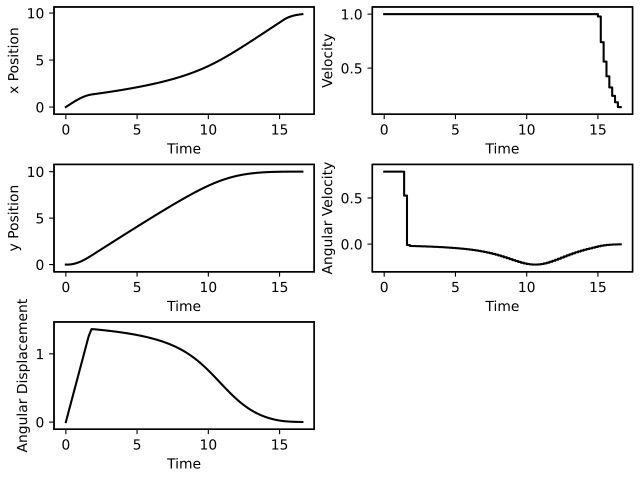

Here is the Python script that generated this plot:
from time import time
import casadi as ca
import numpy as np
from casadi import *
from casadi import sin, cos, pi
import matplotlib.pyplot as plt
from simulation_code import simulate
import mpctools as mpc
from mpctools.tools import DiscreteSimulator
import pandas as pd


def DM2Arr(dm):
    return np.array(dm.full())

#Numerical time shift function
def shift_timestep(step_horizon, t0, state_init, u, f):
    f_value = f(state_init, u[:, 0])
    next_state = ca.DM.full(state_init + (step_horizon * f_value))

    t0 = t0 + step_horizon
    u0 = ca.horzcat(
        u[:, 1:],
        ca.reshape(u[:, -1], -1, 1)
    )

    return t0, next_state, u0    

sim_time = 20
x_init = 0
y_init = 0
theta_init = 0
x_target = 10
y_target = 10
theta_target = 0
T = 0.2; #sampling time
N = 10; #horizon step
rob_dim = 0.3;
v_max = 1;
v_min = -v_max;
omega_max = pi/4;
omega_min = -omega_max;
Q_x = 1;
Q_y = 5;
Q_theta = 0.1;
R1 = 0.5;
R2 = 0.05;

#defining symbolic variables and building the state and input vectors
x = SX.sym('x');
y = SX.sym('y');
theta = SX.sym('theta');

states = ca.vertcat(
    x,
    y,
    theta
);
n_states = states.numel();

v = SX.sym('v');
omega = SX.sym('omega');
controls = ca.vertcat(
    v,
    omega
)
n_controls = controls.numel();

#Defining the right hand side of the equation
rhs = ca.vertcat(
    v*cos(theta),
    v*sin(theta),
    omega
);
#Defining the parameters, controls and states symbolic matrices 
P = ca.SX.sym('P', n_states + n_states) #The parameters are the initial state and the final state 
U = ca.SX.sym('U', n_controls, N)
X = ca.SX.sym('X',n_states,N+1)

#Defining the symbolic function that relates states,controls and rhs
f = ca.Function('f',[states,controls],[rhs],['x','u'],['rhs'])


#computation of the symbolic solution
X[:,0]= P[:n_states]
for k in range(N):
    st = X[:,k]
    con = U[:,k]
    f_value = f(st,con)
    st_next = st + f_value*T
    X[:,k+1] = st_next

#ff function gives the predicted horizon for a given initial state 
#and controls actions over the horizon    
ff = ca.Function('ff',[U,P],[X])

Q = ca.diagcat(Q_x,Q_y,Q_theta)
R = ca.diagcat(R1,R2)

obj = 0;
#computation of the objective function
for k in range(N):
    st = X[:,k]
    con = U[:,k]
    obj = obj + ((st-P[n_states:]).T @ Q @ (st-P[n_states:]) + con.T @ R @ con)
#defining the constrain vector
g = ca.reshape(X,(N+1)*n_states,1)
#defing the optimization variables
OPT_variables = ca.vertcat(
    U.reshape((-1, 1))
)

#setting the nlp
nlp_prob = {
    'f': obj,
    'x': OPT_variables,
    'g': g,
    'p': P
}

opts = {
    'ipopt': {
        'max_iter': 2000,
        'print_level': 0,
        'acceptable_tol': 1e-8,
        'acceptable_obj_change_tol': 1e-6
    },
    'print_time': 0
}

solver = ca.nlpsol('solver', 'ipopt', nlp_prob, opts)

#defining the constrains
lbx = ca.DM.zeros((n_controls*N, 1))
ubx = ca.DM.zeros((n_controls*N, 1))
lbx[0: n_controls*N: n_controls] = v_min
lbx[1: n_controls*N: n_controls] = omega_min
ubx[0: n_controls*N: n_controls] = v_max
ubx[1: n_controls*N: n_controls] = omega_max
args = {
    'lbg': -ca.inf,
    'ubg': ca.inf,
    #'lbg': -30,
    #'ubg': 30,
    'lbx': lbx,
    'ubx': ubx
}

t0 = 0
state_init = ca.DM([x_init, y_init, theta_init])        # initial state
state_target = ca.DM([x_target, y_target, theta_target])  # target state
t = ca.DM(t0)
u0 = ca.DM.zeros((n_controls, N))  # initial control = [0,0,0,] (n_controls x N)
X0 = ca.repmat(state_init, 1, N+1)         # initial state full [state_init,state_init...N*]
#original era N+1
mpc_iter = 0
cat_states = DM2Arr(X0)
cat_controls = DM2Arr(u0[:, 0])
times = np.array([[0]])

###############################################################################

#Solving the nlp inside the loop
if __name__ == '__main__':
    main_loop = time()  # return time in sec
    while (ca.norm_2(state_init - state_target) > 1e-1) and (mpc_iter * T < sim_time):
        t1 = time()
        args['p'] = ca.vertcat(
            state_init,    # current state
            state_target   # target state
        )
        # optimization variable current state
        args['x0'] = ca.reshape(u0.T, n_controls*N, 1)
        sol = solver(
            x0=args['x0'],
            lbx=args['lbx'],
            ubx=args['ubx'],
            lbg=args['lbg'],
            ubg=args['ubg'],
            p=args['p']
        )
        u = ca.reshape(sol['x'], n_controls, N)
        X0 = ff(u,args['p'])
        #Building the states horizon history
        cat_states = np.dstack((
            cat_states,
            DM2Arr(X0)
        ))
        #Building the control horizon history
        cat_controls = np.vstack((
            cat_controls,
            DM2Arr(u[:, 0])
        ))
        t = np.vstack((
            t,
            t0
        ))
        t0, state_init, u0 = shift_timestep(T, t0, state_init, u, f)

        X0 = ca.horzcat(
            X0[:, :],
            ca.reshape(X0[:, -1], -1, 1)
        )
        
        # xx ...
        t2 = time()
        print(mpc_iter)
        print(t2-t1)
        times = np.vstack((
            times,
            t2-t1
        ))

        mpc_iter = mpc_iter + 1

    main_loop_time = time()
    
    
    ss_error = ca.norm_2(state_init - state_target)
    total_time = main_loop_time - main_loop
    avg = np.array(times).mean() * 1000
    table = [ss_error,total_time,avg]
    print('\n\n')
    print('Total time: ', table[1])
    print('avg iteration time: ',table[2] , 'ms')
    print('final error: ', table[0])

simulate(cat_states, cat_controls, times, T, N,
             np.array([x_init, y_init, theta_init, x_target, y_target, theta_target]), save=False)

q = cat_states[:,0,:].T
w = cat_controls.reshape((85,2))
w = w[1:,:]
z = np.append(0,np.arange(0,round(t[-1][0],1),T))
z = np.append(z,16.6)
fig = mpc.plots.mpcplot(q,w,z, xnames = ["x Position","y Position", "Angular Displacement"], unames= ["Velocity","Angular Velocity"])
plt.show()
mpc.plots.showandsave(fig,"my_mpc_code.pdf")

# p = pd.read_excel("mpc-euler-rk4-multipleshooting-tools-comparison.xlsx") 

# p["single_shooting_euler"] = table

# p.to_excel("mpc-euler-rk4-multipleshooting-tools-comparison.xlsx", sheet_name="Data", merge_cells=False)
